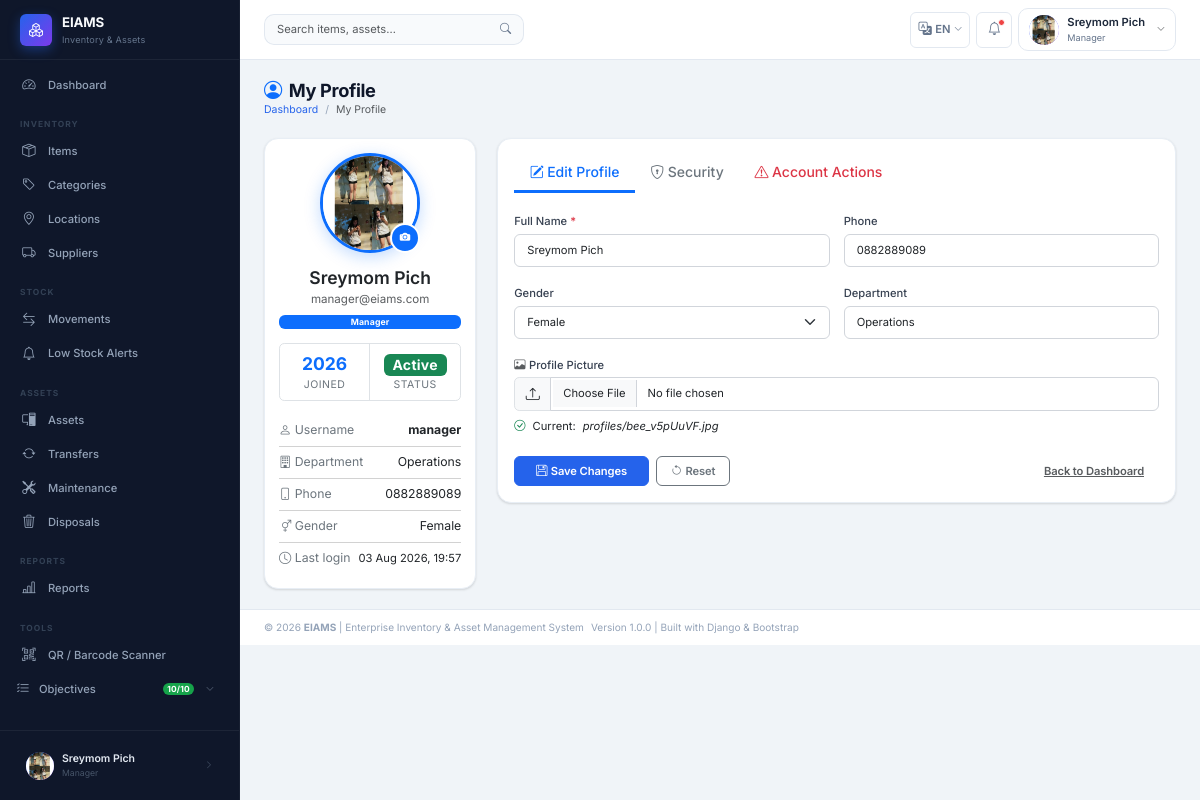
/accounts/profile/ (signed in), run on an earlier commit of the app's database.
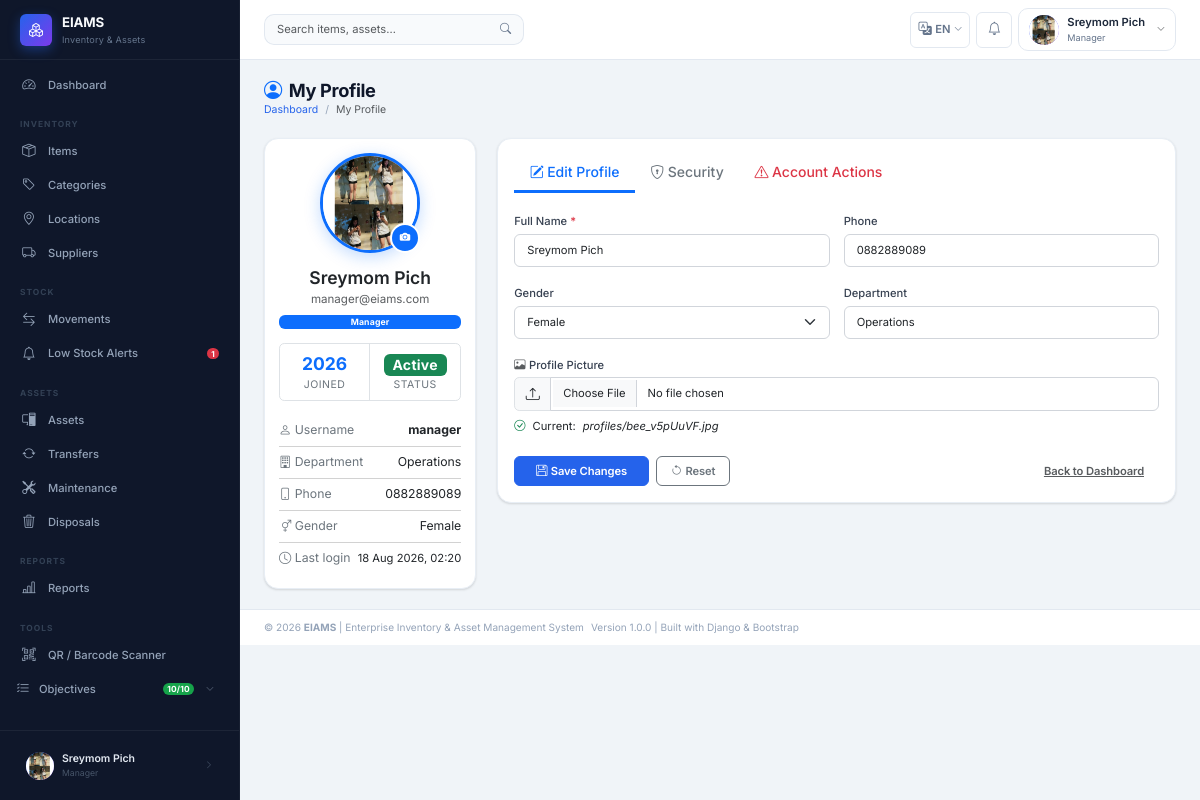
And on a later commit of the database.
### apps/accounts/models.py (models this page shows, shortened)
class User(AbstractUser):
    STATUS_ACTIVE   = 'Active'
    STATUS_INACTIVE = 'Inactive'
    STATUS_CHOICES  = [
        (STATUS_ACTIVE,   'Active'),
        (STATUS_INACTIVE, 'Inactive'),
    ]
    GENDER_MALE   = 'Male'
    GENDER_FEMALE = 'Female'
    GENDER_OTHER  = 'Other'
    GENDER_CHOICES = [
        (GENDER_MALE,   'Male'),
        (GENDER_FEMALE, 'Female'),
        (GENDER_OTHER,  'Other'),
    ]
    role        = models.ForeignKey(
        Role,
        on_delete=models.PROTECT,    # Prevent role deletion if users exist
        null=True,
        blank=True,
        related_name='users',
        verbose_name='Role',
        help_text='Assigned system role for access control'
    )
    full_name   = models.CharField(
        max_length=100,
        verbose_name='Full Name',
        help_text='User\'s full display name'
    )
    gender      = models.CharField(
        max_length=10,
        choices=GENDER_CHOICES,
        blank=True,
        null=True,
        verbose_name='Gender'
    )
    phone       = models.CharField(
        max_length=20,
        blank=True,
        null=True,
        verbose_name='Phone Number'
    )
    email       = models.EmailField(
        unique=True,
        verbose_name='Email Address'
    )
    department  = models.CharField(
        max_length=100,
        blank=True,
        null=True,
        verbose_name='Department',
        help_text='Organizational department the user belongs to'
    )
    status      = models.CharField(
        max_length=20,
        choices=STATUS_CHOICES,
        default=STATUS_ACTIVE,
        verbose_name='Account Status'
    )
    profile_pic = models.ImageField(
        upload_to='profiles/',
        blank=True,
        null=True,
        verbose_name='Profile Picture'
    )
    class Meta:
        verbose_name        = 'User'
        verbose_name_plural = 'Users'
        ordering            = ['full_name']
    def get_role_name(self):
        return self.role.role_name if self.role else 'No Role'
    def is_super_admin(self):
        return self.role and self.role.role_name == Role.SUPER_ADMIN
    def is_admin_or_above(self):
        return self.role and self.role.is_admin_or_above()

class Role(models.Model):
    SUPER_ADMIN = 'Super Admin'
    ADMIN       = 'Admin'
    MANAGER     = 'Manager'
    STAFF       = 'Staff'
    ROLE_CHOICES = [
        (SUPER_ADMIN, 'Super Admin'),
        (ADMIN,       'Admin'),
        (MANAGER,     'Manager'),
        (STAFF,       'Staff'),
    ]
    role_name   = models.CharField(
        max_length=50,
        unique=True,
        choices=ROLE_CHOICES,
        verbose_name='Role Name',
        help_text='System role: Super Admin / Admin / Manager / Staff'
    )
    description = models.TextField(
        blank=True,
        null=True,
        verbose_name='Description',
        help_text='Detailed description of this role and its permissions'
    )
    created_at  = models.DateTimeField(auto_now_add=True)
    updated_at  = models.DateTimeField(auto_now=True)
    class Meta:
        verbose_name        = 'Role'
        verbose_name_plural = 'Roles'
        ordering            = ['role_name']
    def is_admin_or_above(self):
        return self.role_name in [self.SUPER_ADMIN, self.ADMIN]

### apps/accounts/views.py (the view, shortened to what this page needs)
# urls.py: path('profile/',          views.profile_view,       name='profile'),
@login_required
def profile_view(request):
    profile_form  = ProfileUpdateForm(instance=request.user)
    password_form = CustomPasswordChangeForm(request.user)
    return render(request, 'accounts/profile.html', {
        'form':          profile_form,
        'password_form': password_form,
        'page_title':    'My Profile',
    })

### apps/accounts/forms.py
class ProfileUpdateForm(forms.ModelForm):
    class Meta:
        model  = User
        fields = ['full_name', 'phone', 'gender', 'department', 'profile_pic']
        widgets = {
            'full_name':   forms.TextInput(attrs={'class': 'form-control'}),
            'phone':       forms.TextInput(attrs={'class': 'form-control'}),
            'gender':      forms.Select(attrs={'class': 'form-select'}),
            'department':  forms.TextInput(attrs={'class': 'form-control'}),
            'profile_pic': forms.FileInput(attrs={'class': 'form-control'}),
        }

### apps/notifications/context_processors.py (called while the page is built)
def notification_count(request):
    if not request.user.is_authenticated:
        return {}
    try:
        from .models import Notification
        unread_count = Notification.objects.filter(
            user=request.user, is_read=False
        ).count()
    except Exception:
        unread_count = 0
    try:
        from apps.stock.models import LowStockAlert
        open_alerts = LowStockAlert.objects.filter(status='New').count()
    except Exception:
        open_alerts = 0
    return {
        'unread_notification_count': unread_count,
        'open_alerts': open_alerts,
    }

### templates/accounts/profile.html (shortened to what the changed rows need)
{% extends "base.html" %}
{% block content %}
<div class="page-header">
  <div>
    <h1><i class="bi bi-person-circle me-2 text-primary"></i>My Profile</h1>
  </div>
</div>
<div class="row g-4">
  <div class="col-lg-3">
    <div class="card text-center p-3 h-100">
      <div class="profile-avatar-wrap">
        {% if user.profile_pic %}
          <img id="avatarPreview" src="{{ user.profile_pic.url }}" alt="{{ user.full_name }}">
        {% else %}
          <div class="avatar-initials" id="avatarInitials">{{ user.full_name|first|upper }}</div>
        {% endif %}
        <label for="profilePicInput" class="avatar-upload-btn" title="Change photo">
          <i class="bi bi-camera-fill"></i>
        </label>
      </div>
      <h5 class="mb-1 fw-semibold">{{ user.full_name }}</h5>
      <p class="text-muted mb-2" style="font-size:.825rem;">{{ user.email }}</p>
      <span class="badge bg-primary mb-3">{{ user.get_role_name }}</span>
      <div class="row g-0 border rounded mb-3">
        <div class="col-6 border-end profile-stat">
          <div class="stat-value">{{ user.date_joined|date:"Y" }}</div>
          <div class="stat-label">Joined</div>
        </div>
        <div class="col-6 profile-stat">
          <div class="stat-value">
            <span class="badge {% if user.status == 'Active' %}bg-success{% else %}bg-danger{% endif %} fs-6">
              {{ user.status }}
            </span>
          </div>
        </div>
      </div>
      <div class="text-start">
        <div class="info-row">
          <span class="info-label"><i class="bi bi-person me-1"></i>Username</span>
          <strong>{{ user.username }}</strong>
        </div>
        <div class="info-row">
          <span class="info-label"><i class="bi bi-building me-1"></i>Department</span>
          <span>{{ user.department|default:"—" }}</span>
        </div>
        <div class="info-row">
          <span class="info-label"><i class="bi bi-phone me-1"></i>Phone</span>
          <span>{{ user.phone|default:"—" }}</span>
        </div>
        <div class="info-row">
          <span class="info-label"><i class="bi bi-gender-ambiguous me-1"></i>Gender</span>
          <span>{{ user.gender|default:"—" }}</span>
        </div>
        <div class="info-row">
          <span class="info-label"><i class="bi bi-clock me-1"></i>Last login</span>
          <span style="font-size:.8rem;">{{ user.last_login|date:"d M Y, H:i"|default:"—" }}</span>
        </div>
      </div>
    </div>
  </div>
  <div class="col-lg-9">
    <div class="card">
      <div class="card-body tab-content" id="profileTabsContent">
        <div class="tab-pane fade show active" id="tabEdit">
          <form method="post" enctype="multipart/form-data" id="profileEditForm">
            <div class="row g-3">
              <div class="col-md-6">
                <label class="form-label fw-medium">
                  Full Name <span class="text-danger">*</span>
                </label>
                {{ form.full_name }}
              </div>
              <div class="col-md-6">
                <label class="form-label fw-medium">Phone</label>
                {{ form.phone }}
              </div>
              <div class="col-md-6">
                <label class="form-label fw-medium">Gender</label>
                {{ form.gender }}
              </div>
              <div class="col-md-6">
                <label class="form-label fw-medium">Department</label>
                {{ form.department }}
              </div>
              <div class="col-12">
                {% if user.profile_pic %}
                  <div class="mt-2 d-flex align-items-center gap-2" style="font-size:.8rem;">
                    <i class="bi bi-check-circle text-success"></i>
                    Current: <em>{{ user.profile_pic.name }}</em>
                  </div>
                {% endif %}
              </div>
            </div>
          </form>
        </div>
      </div>
    </div>
  </div>
</div>
{% endblock %}

### templates/includes/sidebar.html (shortened to what the changed rows need)
{% load static i18n %}
<aside class="sidebar" id="sidebar" role="navigation" aria-label="Main navigation">
  <nav class="sidebar-nav" aria-label="Sidebar menu">
    <ul class="nav flex-column">
      <li><a href="{% url 'stock:alert_list' %}" class="nav-link {% if 'alerts' in request.path %}active{% endif %}">
        <i class="bi bi-bell" aria-hidden="true"></i>
        <span>{% trans "Low Stock Alerts" %}</span>
        {% if open_alerts %}<span class="badge bg-danger" aria-label="{{ open_alerts }} alerts">{{ open_alerts }}</span>{% endif %}
      </a></li>
    </ul>
  </nav>
  <div class="sidebar-footer">
    <a href="{% url 'accounts:profile' %}" class="sidebar-user-pill" title="My Profile">
      <div class="user-avatar" style="width:28px;height:28px;font-size:.65rem;" aria-hidden="true">
        {% if user.profile_pic %}<img src="{{ user.profile_pic.url }}" alt="">
        {% else %}{{ user.full_name|first|upper }}{% endif %}
      </div>
      <div style="min-width:0;flex:1;">
        <div style="color:#e2e8f0;font-size:.75rem;font-weight:600;white-space:nowrap;overflow:hidden;text-overflow:ellipsis;">
          {{ user.full_name|truncatechars:18 }}
        </div>
        <div class="sidebar-user-role">{{ user.get_role_name|default:"No Role" }}</div>
      </div>
    </a>
  </div>
</aside>

### templates/includes/navbar.html (shortened to what this page needs)
{% load static i18n %}
<header class="topbar" id="topbar" role="banner">
  <div class="topbar-search d-none d-md-flex" role="search">
    <form action="{% url 'inventory:item_list' %}" method="get" aria-label="{% trans 'Search' %}">
      <div class="input-group">
        <input type="search" name="q" class="form-control"
               placeholder="{% trans 'Search items, assets…' %}"
               value="{{ request.GET.q }}" aria-label="{% trans 'Search' %}">
        <button type="submit" class="btn btn-outline-secondary" aria-label="{% trans 'Submit search' %}">
          <i class="bi bi-search" aria-hidden="true"></i>
        </button>
      </div>
    </form>
  </div>
  <div class="topbar-actions" role="complementary">
    {% include "includes/language_switcher.html" %}
    <div class="dropdown">
      <button class="topbar-icon-btn" data-bs-toggle="dropdown"
              aria-label="{% trans 'Notifications' %}" aria-haspopup="true" aria-expanded="false">
        <i class="bi bi-bell" aria-hidden="true"></i>
        {% if unread_notification_count and unread_notification_count > 0 %}
          <span class="notif-badge" aria-label="{{ unread_notification_count }} unread"></span>
        {% endif %}
      </button>
    </div>
    <div class="dropdown">
      <button class="user-dropdown-btn" data-bs-toggle="dropdown"
              aria-label="{% trans 'User menu' %}" aria-haspopup="true" aria-expanded="false">
        <div class="user-avatar" aria-hidden="true">
          {% if user.profile_pic %}
            <img src="{{ user.profile_pic.url }}" alt="{{ user.full_name }}">
          {% else %}
            {{ user.full_name|first|upper }}
          {% endif %}
        </div>
        <div class="d-none d-sm-block text-start">
          <div class="user-name">{{ user.full_name|truncatechars:16 }}</div>
          <div class="user-role">{{ user.get_role_name }}</div>
        </div>
        <i class="bi bi-chevron-down text-muted ms-1" style="font-size:.6rem;" aria-hidden="true"></i>
      </button>
    </div>
  </div>
</header>

What changed in the data, as far as the page shows it:
changed User "Sreymom Pich": last_login "03 Aug 2026, 19:57" → "18 Aug 2026, 02:20"
Also different on the page:
{{ open_alerts }}: (not shown) → "1"
